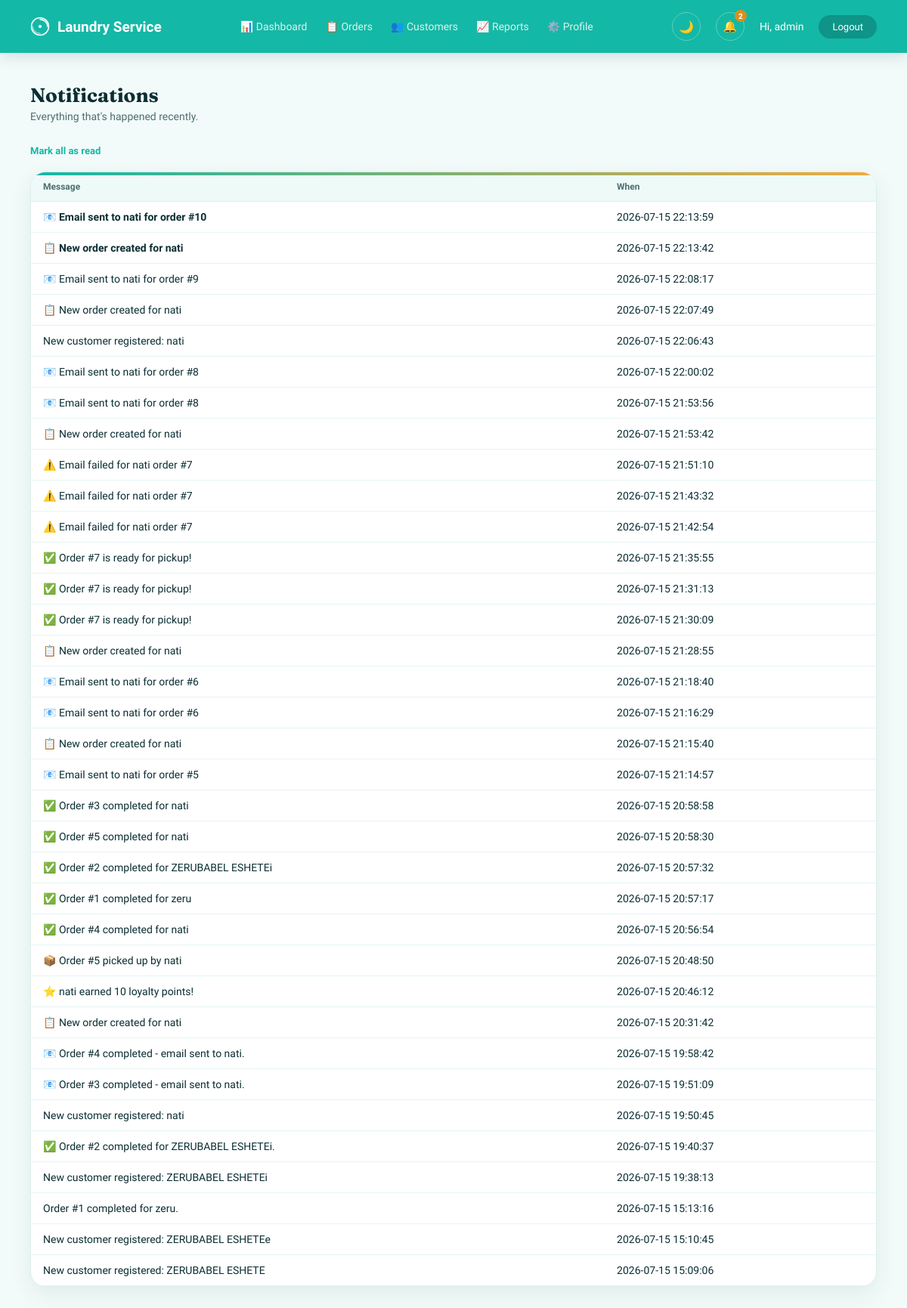
Page /notifications (signed in) on the committed database.
### tables this page shows
CREATE TABLE notifications (
                id INTEGER PRIMARY KEY AUTOINCREMENT,
                message TEXT NOT NULL,
                is_read INTEGER NOT NULL DEFAULT 0,
                created_at TEXT DEFAULT CURRENT_TIMESTAMP
            );

### app.py (the view)
@app.route("/notifications")
@login_required
def notifications():
    with get_db() as conn:
        all_notifications = conn.execute("SELECT * FROM notifications ORDER BY id DESC").fetchall()
    return render_template("notifications.html", notifications=all_notifications)

### app.py (called while the page is built)
@app.context_processor
def inject_csrf():
    if "csrf_token" not in session:
        session["csrf_token"] = secrets.token_hex(16)
    return {"csrf_token": session.get("csrf_token")}

def login_required(f):
    @wraps(f)
    def decorated_function(*args, **kwargs):
        if "username" not in session:
            flash("Please log in first.")
            return redirect(url_for("login"))
        return f(*args, **kwargs)
    return decorated_function

@app.context_processor
def inject_notifications():
    if "username" not in session:
        return {}
    with get_db() as conn:
        unread_count = conn.execute("SELECT COUNT(*) FROM notifications WHERE is_read = 0").fetchone()[0]
        recent_notifications = conn.execute("SELECT * FROM notifications ORDER BY id DESC LIMIT 5").fetchall()
    return {
        "unread_count": unread_count,
        "recent_notifications": recent_notifications,
    }

### database.py (called while the page is built)
def get_connection():
    conn = sqlite3.connect(DB_NAME)
    conn.row_factory = sqlite3.Row
    return conn

@contextmanager
def get_db():
    conn = get_connection()
    try:
        yield conn
        conn.commit()
    except Exception:
        conn.rollback()
        raise
    finally:
        conn.close()

### templates/notifications.html (shortened to what this page needs)
{% extends "base.html" %}
{% block extra_styles %}
<link rel="stylesheet" href="{{ url_for('static', filename='dashboard.css') }}">
{% endblock %}
{% block content %}
{% include "_navbar.html" %}
<div class="dashboard-content">
    <h1>Notifications</h1>
    <p class="subtitle">Everything that's happened recently.</p>
    {% if notifications %}
        <div class="edit-form-buttons" style="margin-bottom: 20px;">
            <a href="{{ url_for('mark_all_read') }}" class="action-link edit">Mark all as read</a>
        </div>
    {% endif %}
    <div class="table-card">
        <table class="orders-table">
            <thead>
                <tr>
                    <th>Message</th>
                    <th>When</th>
                </tr>
            </thead>
            <tbody>
                {% for note in notifications %}
                <tr>
                    <td>
                        {% if not note["is_read"] %}<strong>{% endif %}
                        {{ note["message"] }}
                        {% if not note["is_read"] %}</strong>{% endif %}
                    </td>
                    <td>{{ note["created_at"] }}</td>
                </tr>
                {% else %}
                <tr>
                    <td colspan="2" class="empty-row">No notifications yet.</td>
                </tr>
                {% endfor %}
            </tbody>
        </table>
    </div>
</div>
{% endblock %}

### static/theme.css (style rules this page uses)
:root { --bg: #F2FBFA; --card-bg: #FFFFFF; --border-color: #DCEFED; --input-bg: #FFFFFF; --input-border: #C7E4E1; --table-header-bg: #EDFAF8; --table-row-border: #E6F5F3; --text-primary: #0B2E33; --text-secondary: #4E6E70; --text-tertiary: #8AA6A5; --label-color: #2F5457; --left-panel-text: #D7F3EF; --primary: #14B8A6; --primary-dark: #0E9488; --primary-darker: #0B2E33; --accent: #F2A93B; --accent-dark: #D98F1E; --status-pending-bg: #FBEACB; --status-pending-text: #93650F; --status-completed-bg: #DCEEE2; --status-completed-text: #276245; --error-bg: #FDEBEA; --error-text: #C0392B; --flash-bg: #E1F7F3; --flash-text: #0E7C70; --dark-btn-bg: #2F5457; --dark-btn-hover: #3E6C6F; --shadow-card: 0 10px 30px rgba(11, 46, 51, 0.08); --shadow-card-hover: 0 16px 36px rgba(11, 46, 51, 0.14); --shadow-button: 0 8px 20px rgba(20, 184, 166, 0.35); --radius-pill: 999px; --radius-card: 20px; --radius-input: 12px; --font-display: 'Fraunces', Georgia, serif; --font-body: 'Work Sans', Arial, sans-serif; --font-mono: 'JetBrains Mono', 'Courier New', monospace; }
body { font-family: var(--font-body); background-color: var(--bg); color: var(--text-primary); transition: background-color 0.3s ease, color 0.3s ease; }
h1, h2, .left-panel h1, .nav-brand, .card h2, .order-form-card h2 { font-family: var(--font-display); }
body, .card, .stat-card, .order-form-card, .table-card, .order-card, .customer-card, input, select, textarea, .navbar, .left-panel, .right-panel, .flash-box, .error-message, .dashboard-content { transition: background-color 0.3s ease, color 0.3s ease, border-color 0.3s ease, box-shadow 0.3s ease; }
.stat-card, .order-form-card, .table-card, .order-card, .customer-card { position: relative; overflow: hidden; border-bottom: 2px dashed var(--border-color); background-color: var(--card-bg); border: 1px solid var(--border-color); border-radius: var(--radius-card); box-shadow: var(--shadow-card); transition: all 0.3s ease; }
.stat-card::before, .order-form-card::before, .table-card::before, .order-card::before, .customer-card::before { content: ""; position: absolute; top: 0; left: 0; right: 0; height: 4px; background: linear-gradient(90deg, var(--primary), var(--accent)); }
body { animation: page-fade-in 0.35s ease both; }
.action-link { transition: opacity 0.15s ease; }
.order-form-card, .table-card, .order-card, .customer-card { animation: card-fade-up 0.5s ease 0.1s both; }

### static/dashboard.css (style rules this page uses)
* { margin: 0; padding: 0; box-sizing: border-box; font-family: var(--font-body); }
body { background-color: var(--bg); color: var(--text-primary); transition: background-color 0.3s ease, color 0.3s ease; }
.dashboard-content { padding: 40px; max-width: 1400px; margin: 0 auto; }
.dashboard-content h1 { font-size: 26px; color: var(--text-primary); margin-bottom: 4px; }
.subtitle { color: var(--text-secondary); font-size: 14px; margin-bottom: 30px; }
.table-card { background-color: var(--card-bg); border: 1px solid var(--border-color); border-radius: var(--radius-card); box-shadow: var(--shadow-card); overflow: hidden; transition: all 0.3s ease; }
.orders-table { width: 100%; border-collapse: collapse; }
.orders-table th { text-align: left; font-size: 12px; color: var(--text-secondary); background-color: var(--table-header-bg); padding: 12px 16px; border-bottom: 1px solid var(--border-color); }
.orders-table td { padding: 12px 16px; font-size: 14px; color: var(--text-primary); border-bottom: 1px solid var(--table-row-border); }
.orders-table tbody tr { transition: background-color 0.15s ease; }
.action-link { font-size: 13px; text-decoration: none; font-weight: bold; transition: opacity 0.3s ease; }
.action-link.edit { color: var(--primary); }
.edit-form-buttons { display: flex; align-items: center; gap: 16px; margin-top: 24px; }

### rows in the picture
notifications: message "📧 Email sent to nati for order #10", created_at "2026-07-15 22:13:59"
notifications: message "📋 New order created for nati", created_at "2026-07-15 22:13:42"
notifications: message "📧 Email sent to nati for order #9", created_at "2026-07-15 22:08:17"
notifications: message "📋 New order created for nati", created_at "2026-07-15 22:07:49"
notifications: message "New customer registered: nati", created_at "2026-07-15 22:06:43"
notifications: message "📧 Email sent to nati for order #8", created_at "2026-07-15 22:00:02"
notifications: message "📧 Email sent to nati for order #8", created_at "2026-07-15 21:53:56"
notifications: message "📋 New order created for nati", created_at "2026-07-15 21:53:42"
notifications: message "⚠️ Email failed for nati order #7", created_at "2026-07-15 21:51:10"
notifications: message "⚠️ Email failed for nati order #7", created_at "2026-07-15 21:43:32"
notifications: message "⚠️ Email failed for nati order #7", created_at "2026-07-15 21:42:54"
notifications: message "✅ Order #7 is ready for pickup!", created_at "2026-07-15 21:35:55"
notifications: message "✅ Order #7 is ready for pickup!", created_at "2026-07-15 21:31:13"
notifications: message "✅ Order #7 is ready for pickup!", created_at "2026-07-15 21:30:09"
notifications: message "📋 New order created for nati", created_at "2026-07-15 21:28:55"
notifications: message "📧 Email sent to nati for order #6", created_at "2026-07-15 21:18:40"
notifications: message "📧 Email sent to nati for order #6", created_at "2026-07-15 21:16:29"
notifications: message "📋 New order created for nati", created_at "2026-07-15 21:15:40"
notifications: message "📧 Email sent to nati for order #5", created_at "2026-07-15 21:14:57"
notifications: message "✅ Order #3 completed for nati", created_at "2026-07-15 20:58:58"
notifications: message "✅ Order #5 completed for nati", created_at "2026-07-15 20:58:30"
notifications: message "✅ Order #2 completed for ZERUBABEL ESHETEi", created_at "2026-07-15 20:57:32"
notifications: message "✅ Order #1 completed for zeru", created_at "2026-07-15 20:57:17"
notifications: message "✅ Order #4 completed for nati", created_at "2026-07-15 20:56:54"
notifications: message "📦 Order #5 picked up by nati", created_at "2026-07-15 20:48:50"
notifications: message "⭐ nati earned 10 loyalty points!", created_at "2026-07-15 20:46:12"
notifications: message "📋 New order created for nati", created_at "2026-07-15 20:31:42"
notifications: message "📧 Order #4 completed - email sent to nati.", created_at "2026-07-15 19:58:42"
notifications: message "📧 Order #3 completed - email sent to nati.", created_at "2026-07-15 19:51:09"
notifications: message "New customer registered: nati", created_at "2026-07-15 19:50:45"
notifications: message "✅ Order #2 completed for ZERUBABEL ESHETEi.", created_at "2026-07-15 19:40:37"
notifications: message "New customer registered: ZERUBABEL ESHETEi", created_at "2026-07-15 19:38:13"
notifications: message "Order #1 completed for zeru.", created_at "2026-07-15 15:13:16"
notifications: message "New customer registered: ZERUBABEL ESHETEe", created_at "2026-07-15 15:10:45"
notifications: message "New customer registered: ZERUBABEL ESHETE", created_at "2026-07-15 15:09:06"

### other values in the picture
{{ unread_count }} "2"
{{ session.get('username', '') }} "admin"
